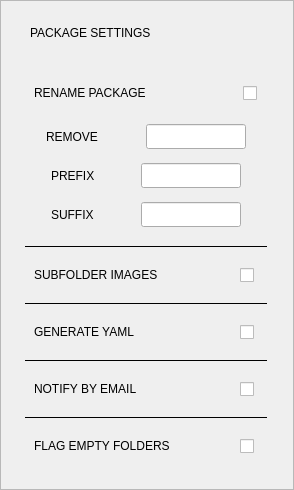
                 <widget class="QFrame" name="frame_packageSettings">
                  <property name="sizePolicy">
                   <sizepolicy hsizetype="Expanding" vsizetype="Preferred">
                    <horstretch>0</horstretch>
                    <verstretch>0</verstretch>
                   </sizepolicy>
                  </property>
                  <property name="minimumSize">
                   <size>
                    <width>250</width>
                    <height>490</height>
                   </size>
                  </property>
                  <property name="maximumSize">
                   <size>
                    <width>16777215</width>
                    <height>480</height>
                   </size>
                  </property>
                  <property name="frameShape">
                   <enum>QFrame::StyledPanel</enum>
                  </property>
                  <property name="frameShadow">
                   <enum>QFrame::Raised</enum>
                  </property>
                  <layout class="QVBoxLayout" name="verticalLayout_7">
                   <property name="spacing">
                    <number>5</number>
                   </property>
                   <property name="leftMargin">
                    <number>14</number>
                   </property>
                   <property name="topMargin">
                    <number>12</number>
                   </property>
                   <property name="rightMargin">
                    <number>14</number>
                   </property>
                   <property name="bottomMargin">
                    <number>12</number>
                   </property>
                   <item>
                    <layout class="QVBoxLayout" name="verticalLayout_6">
                     <property name="spacing">
                      <number>8</number>
                     </property>
                     <property name="leftMargin">
                      <number>10</number>
                     </property>
                     <property name="topMargin">
                      <number>4</number>
                     </property>
                     <property name="rightMargin">
                      <number>12</number>
                     </property>
                     <property name="bottomMargin">
                      <number>12</number>
                     </property>
                     <item>
                      <widget class="QLabel" name="title_packageSettings">
                       <property name="minimumSize">
                        <size>
                         <width>0</width>
                         <height>20</height>
                        </size>
                       </property>
                       <property name="text">
                        <string>PACKAGE SETTINGS</string>
                       </property>
                       <property name="indent">
                        <number>5</number>
                       </property>
                      </widget>
                     </item>
                     <item>
                      <widget class="QWidget" name="widget_renameOptions" native="true">
                       <property name="sizePolicy">
                        <sizepolicy hsizetype="Preferred" vsizetype="Fixed">
                         <horstretch>0</horstretch>
                         <verstretch>0</verstretch>
                        </sizepolicy>
                       </property>
                       <property name="minimumSize">
                        <size>
                         <width>200</width>
                         <height>120</height>
                        </size>
                       </property>
                       <property name="maximumSize">
                        <size>
                         <width>16777215</width>
                         <height>180</height>
                        </size>
                       </property>
                       <layout class="QVBoxLayout" name="verticalLayout_9">
                        <property name="topMargin">
                         <number>8</number>
                        </property>
                        <property name="rightMargin">
                         <number>6</number>
                        </property>
                        <item>
                         <layout class="QVBoxLayout" name="verticalLayout_8">
                          <property name="spacing">
                           <number>0</number>
                          </property>
                          <property name="topMargin">
                           <number>8</number>
                          </property>
                          <item>
                           <widget class="QWidget" name="widget_row_renamePackage" native="true">
                            <property name="minimumSize">
                             <size>
                              <width>0</width>
                              <height>40</height>
                             </size>
                            </property>
                            <layout class="QHBoxLayout" name="horizontalLayout_29">
                             <property name="leftMargin">
                              <number>0</number>
                             </property>
                             <property name="rightMargin">
                              <number>0</number>
                             </property>
                             <item>
                              <layout class="QHBoxLayout" name="horizontalLayout_28">
                               <property name="spacing">
                                <number>6</number>
                               </property>
                               <item>
                                <widget class="QLabel" name="label_renamePackage">
                                 <property name="minimumSize">
                                  <size>
                                   <width>160</width>
                                   <height>0</height>
                                  </size>
                                 </property>
                                 <property name="maximumSize">
                                  <size>
                                   <width>160</width>
                                   <height>16777215</height>
                                  </size>
                                 </property>
                                 <property name="text">
                                  <string>RENAME PACKAGE</string>
                                 </property>
                                </widget>
                               </item>
                               <item>
                                <spacer name="horizontalSpacer_6">
                                 <property name="orientation">
                                  <enum>Qt::Horizontal</enum>
                                 </property>
                                 <property name="sizeHint" stdset="0">
                                  <size>
                                   <width>40</width>
                                   <height>20</height>
                                  </size>
                                 </property>
                                </spacer>
                               </item>
                               <item>
                                <widget class="QCheckBox" name="chk_renamePackage">
                                 <property name="minimumSize">
                                  <size>
                                   <width>18</width>
                                   <height>18</height>
                                  </size>
                                 </property>
                                 <property name="maximumSize">
                                  <size>
                                   <width>18</width>
                                   <height>18</height>
                                  </size>
                                 </property>
                                 <property name="text">
                                  <string/>
                                 </property>
                                </widget>
                               </item>
                              </layout>
                             </item>
                            </layout>
                           </widget>
                          </item>
                          <item>
                           <widget class="QWidget" name="widget_removeRow" native="true">
                            <property name="sizePolicy">
                             <sizepolicy hsizetype="Expanding" vsizetype="Preferred">
                              <horstretch>0</horstretch>
                              <verstretch>0</verstretch>
                             </sizepolicy>
                            </property>
                            <property name="minimumSize">
                             <size>
                              <width>0</width>
                              <height>50</height>
                             </size>
                            </property>
                            <property name="maximumSize">
                             <size>
                              <width>16777215</width>
                              <height>50</height>
                             </size>
                            </property>
                            <layout class="QHBoxLayout" name="horizontalLayout_34">
                             <property name="leftMargin">
                              <number>0</number>
                             </property>
                             <property name="rightMargin">
                              <number>0</number>
                             </property>
                             <item>
                              <layout class="QHBoxLayout" name="horizontalLayout_33">
                               <property name="spacing">
                                <number>0</number>
                               </property>
                               <property name="rightMargin">
                                <number>2</number>
                               </property>
                               <item>
                                <widget class="QLabel" name="label_remove">
                                 <property name="minimumSize">
                                  <size>
                                   <width>50</width>
                                   <height>0</height>
                                  </size>
                                 </property>
                                 <property name="maximumSize">
                                  <size>
                                   <width>100</width>
                                   <height>16777215</height>
                                  </size>
                                 </property>
                                 <property name="text">
                                  <string>REMOVE</string>
                                 </property>
                                </widget>
                               </item>
                               <item>
                                <widget class="QLineEdit" name="input_remove">
                                 <property name="minimumSize">
                                  <size>
                                   <width>75</width>
                                   <height>25</height>
                                  </size>
                                 </property>
                                 <property name="maximumSize">
                                  <size>
                                   <width>100</width>
                                   <height>25</height>
                                  </size>
                                 </property>
                                </widget>
                               </item>
                              </layout>
                             </item>
                            </layout>
                           </widget>
                          </item>
                          <item>
                           <widget class="QWidget" name="widget_prefixRow" native="true">
                            <property name="sizePolicy">
                             <sizepolicy hsizetype="Expanding" vsizetype="Preferred">
                              <horstretch>0</horstretch>
                              <verstretch>0</verstretch>
                             </sizepolicy>
                            </property>
                            <property name="minimumSize">
                             <size>
                              <width>0</width>
                              <height>50</height>
                             </size>
                            </property>
                            <property name="maximumSize">
                             <size>
                              <width>16777215</width>
                              <height>50</height>
                             </size>
                            </property>
                            <layout class="QHBoxLayout" name="horizontalLayout_8">
                             <property name="leftMargin">
                              <number>0</number>
                             </property>
                             <property name="rightMargin">
                              <number>0</number>
                             </property>
                             <item>
                              <layout class="QHBoxLayout" name="horizontalLayout_7">
                               <property name="spacing">
                                <number>0</number>
                               </property>
                               <property name="rightMargin">
                                <number>2</number>
                               </property>
                               <item>
                                <widget class="QLabel" name="label_prefix">
                                 <property name="minimumSize">
                                  <size>
                                   <width>50</width>
                                   <height>0</height>
                                  </size>
                                 </property>
                                 <property name="maximumSize">
                                  <size>
                                   <width>90</width>
                                   <height>16777215</height>
                                  </size>
                                 </property>
                                 <property name="text">
                                  <string>PREFIX</string>
                                 </property>
                                </widget>
                               </item>
                               <item>
                                <widget class="QLineEdit" name="input_prefix">
                                 <property name="minimumSize">
                                  <size>
                                   <width>75</width>
                                   <height>25</height>
                                  </size>
                                 </property>
                                 <property name="maximumSize">
                                  <size>
                                   <width>100</width>
                                   <height>25</height>
                                  </size>
                                 </property>
                                </widget>
                               </item>
                              </layout>
                             </item>
                            </layout>
                           </widget>
                          </item>
                          <item>
                           <widget class="QWidget" name="widget_suffixRow" native="true">
                            <property name="sizePolicy">
                             <sizepolicy hsizetype="Expanding" vsizetype="Preferred">
                              <horstretch>0</horstretch>
                              <verstretch>0</verstretch>
                             </sizepolicy>
                            </property>
                            <property name="minimumSize">
                             <size>
                              <width>0</width>
                              <height>50</height>
                             </size>
                            </property>
                            <property name="maximumSize">
                             <size>
                              <width>16777215</width>
                              <height>50</height>
                             </size>
                            </property>
                            <layout class="QHBoxLayout" name="horizontalLayout_19">
                             <property name="leftMargin">
                              <number>0</number>
                             </property>
                             <property name="rightMargin">
                              <number>0</number>
                             </property>
                             <item>
                              <layout class="QHBoxLayout" name="horizontalLayout_9">
                               <property name="spacing">
                                <number>0</number>
                               </property>
                               <property name="rightMargin">
                                <number>2</number>
                               </property>
                               <item>
                                <widget class="QLabel" name="label_suffix">
                                 <property name="minimumSize">
                                  <size>
                                   <width>50</width>
                                   <height>0</height>
                                  </size>
                                 </property>
                                 <property name="maximumSize">
                                  <size>
                                   <width>90</width>
                                   <height>16777215</height>
                                  </size>
                                 </property>
                                 <property name="text">
                                  <string>SUFFIX</string>
                                 </property>
                                </widget>
                               </item>
                               <item>
                                <widget class="QLineEdit" name="input_suffix">
                                 <property name="minimumSize">
                                  <size>
                                   <width>75</width>
                                   <height>25</height>
                                  </size>
                                 </property>
                                 <property name="maximumSize">
                                  <size>
                                   <width>100</width>
                                   <height>25</height>
                                  </size>
                                 </property>
                                 <property name="font">
                                  <font>
                                   <family>Segoe UI</family>
                                   <pointsize>10</pointsize>
                                  </font>
                                 </property>
                                </widget>
                               </item>
                              </layout>
                             </item>
                            </layout>
                           </widget>
                          </item>
                         </layout>
                        </item>
                       </layout>
                      </widget>
                     </item>
                     <item>
                      <widget class="QFrame" name="dividerLine01">
                       <property name="frameShape">
                        <enum>QFrame::HLine</enum>
                       </property>
                       <property name="frameShadow">
                        <enum>QFrame::Plain</enum>
                       </property>
                      </widget>
                     </item>
                     <item>
                      <widget class="QWidget" name="widget__row_subfolderImages" native="true">
                       <property name="minimumSize">
                        <size>
                         <width>200</width>
                         <height>0</height>
                        </size>
                       </property>
                       <layout class="QHBoxLayout" name="horizontalLayout_21">
                        <item>
                         <layout class="QHBoxLayout" name="horizontalLayout_20">
                          <property name="spacing">
                           <number>6</number>
                          </property>
                          <item>
                           <widget class="QLabel" name="label_subfolderImages">
                            <property name="minimumSize">
                             <size>
                              <width>160</width>
                              <height>0</height>
                             </size>
                            </property>
                            <property name="maximumSize">
                             <size>
                              <width>160</width>
                              <height>16777215</height>
                             </size>
                            </property>
                            <property name="text">
                             <string>SUBFOLDER IMAGES</string>
                            </property>
                           </widget>
                          </item>
                          <item>
                           <spacer name="horizontalSpacer_2">
                            <property name="orientation">
                             <enum>Qt::Horizontal</enum>
                            </property>
                            <property name="sizeHint" stdset="0">
                             <size>
                              <width>40</width>
                              <height>20</height>
                             </size>
                            </property>
                           </spacer>
                          </item>
                          <item>
                           <widget class="QCheckBox" name="chk_subfolderImages">
                            <property name="minimumSize">
                             <size>
                              <width>18</width>
                              <height>18</height>
                             </size>
                            </property>
                            <property name="maximumSize">
                             <size>
                              <width>18</width>
                              <height>18</height>
                             </size>
                            </property>
                            <property name="text">
                             <string/>
                            </property>
                           </widget>
                          </item>
                         </layout>
                        </item>
                       </layout>
                      </widget>
                     </item>
                     <item>
                      <widget class="QFrame" name="dividerLine02">
                       <property name="frameShape">
                        <enum>QFrame::HLine</enum>
                       </property>
                       <property name="frameShadow">
                        <enum>QFrame::Plain</enum>
                       </property>
                      </widget>
                     </item>
                     <item>
                      <widget class="QWidget" name="widget_row_generateYAML" native="true">
                       <property name="minimumSize">
                        <size>
                         <width>200</width>
                         <height>0</height>
                        </size>
                       </property>
                       <layout class="QHBoxLayout" name="horizontalLayout_23">
                        <item>
                         <layout class="QHBoxLayout" name="horizontalLayout_22">
                          <property name="spacing">
                           <number>6</number>
                          </property>
                          <item>
                           <widget class="QLabel" name="label_generateYAML">
                            <property name="minimumSize">
                             <size>
                              <width>160</width>
                              <height>0</height>
                             </size>
                            </property>
                            <property name="maximumSize">
                             <size>
                              <width>160</width>
                              <height>16777215</height>
                             </size>
                            </property>
                            <property name="text">
                             <string>GENERATE YAML</string>
                            </property>
                           </widget>
                          </item>
                          <item>
                           <spacer name="horizontalSpacer_3">
                            <property name="orientation">
                             <enum>Qt::Horizontal</enum>
                            </property>
                            <property name="sizeHint" stdset="0">
                             <size>
                              <width>40</width>
                              <height>20</height>
                             </size>
                            </property>
                           </spacer>
                          </item>
                          <item>
                           <widget class="QCheckBox" name="chk_generateYAML">
                            <property name="minimumSize">
                             <size>
                              <width>18</width>
                              <height>18</height>
                             </size>
                            </property>
                            <property name="maximumSize">
                             <size>
                              <width>18</width>
                              <height>18</height>
                             </size>
                            </property>
                            <property name="text">
                             <string/>
                            </property>
                           </widget>
                          </item>
                         </layout>
                        </item>
                       </layout>
                      </widget>
                     </item>
                     <item>
                      <widget class="QFrame" name="dividerLine03">
                       <property name="frameShape">
                        <enum>QFrame::HLine</enum>
                       </property>
                       <property name="frameShadow">
                        <enum>QFrame::Plain</enum>
                       </property>
                      </widget>
                     </item>
                     <item>
                      <widget class="QWidget" name="widget_row_notifyByEmail" native="true">
                       <property name="minimumSize">
                        <size>
                         <width>200</width>
                         <height>0</height>
                        </size>
                       </property>
                       <layout class="QHBoxLayout" name="horizontalLayout_25">
                        <item>
                         <layout class="QHBoxLayout" name="horizontalLayout_24">
                          <property name="spacing">
                           <number>6</number>
                          </property>
                          <item>
                           <widget class="QLabel" name="label_notifyByEmail">
                            <property name="minimumSize">
                             <size>
                              <width>160</width>
                              <height>0</height>
                             </size>
                            </property>
                            <property name="maximumSize">
                             <size>
                              <width>160</width>
                              <height>16777215</height>
                             </size>
                            </property>
                            <property name="text">
                             <string>NOTIFY BY EMAIL</string>
                            </property>
                           </widget>
                          </item>
                          <item>
                           <spacer name="horizontalSpacer_4">
                            <property name="orientation">
                             <enum>Qt::Horizontal</enum>
                            </property>
                            <property name="sizeHint" stdset="0">
                             <size>
                              <width>40</width>
                              <height>20</height>
                             </size>
                            </property>
                           </spacer>
                          </item>
                          <item>
                           <widget class="QCheckBox" name="chk_notifyByEmail">
                            <property name="minimumSize">
                             <size>
                              <width>18</width>
                              <height>18</height>
                             </size>
                            </property>
                            <property name="maximumSize">
                             <size>
                              <width>18</width>
                              <height>18</height>
                             </size>
                            </property>
                            <property name="text">
                             <string/>
                            </property>
                           </widget>
                          </item>
                         </layout>
                        </item>
                       </layout>
                      </widget>
                     </item>
                     <item>
                      <widget class="QFrame" name="dividerLine04">
                       <property name="frameShape">
                        <enum>QFrame::HLine</enum>
                       </property>
                       <property name="frameShadow">
                        <enum>QFrame::Plain</enum>
                       </property>
                      </widget>
                     </item>
                     <item>
                      <widget class="QWidget" name="widget_row_flagEmptyFolders" native="true">
                       <property name="minimumSize">
                        <size>
                         <width>200</width>
                         <height>0</height>
                        </size>
                       </property>
                       <layout class="QHBoxLayout" name="horizontalLayout_27">
                        <item>
                         <layout class="QHBoxLayout" name="horizontalLayout_26">
                          <property name="spacing">
                           <number>6</number>
                          </property>
                          <item>
                           <widget class="QLabel" name="label_flagEmptyFolders">
                            <property name="minimumSize">
                             <size>
                              <width>160</width>
                              <height>0</height>
                             </size>
                            </property>
                            <property name="maximumSize">
                             <size>
                              <width>160</width>
                              <height>16777215</height>
                             </size>
                            </property>
                            <property name="text">
                             <string>FLAG EMPTY FOLDERS</string>
                            </property>
                           </widget>
                          </item>
                          <item>
                           <spacer name="horizontalSpacer_5">
                            <property name="orientation">
                             <enum>Qt::Horizontal</enum>
                            </property>
                            <property name="sizeHint" stdset="0">
                             <size>
                              <width>40</width>
                              <height>20</height>
                             </size>
                            </property>
                           </spacer>
                          </item>
                          <item>
                           <widget class="QCheckBox" name="chk_flagEmptyFolders">
                            <property name="minimumSize">
                             <size>
                              <width>18</width>
                              <height>18</height>
                             </size>
                            </property>
                            <property name="maximumSize">
                             <size>
                              <width>18</width>
                              <height>18</height>
                             </size>
                            </property>
                            <property name="text">
                             <string/>
                            </property>
                           </widget>
                          </item>
                         </layout>
                        </item>
                       </layout>
                      </widget>
                     </item>
                    </layout>
                   </item>
                  </layout>
                 </widget>
